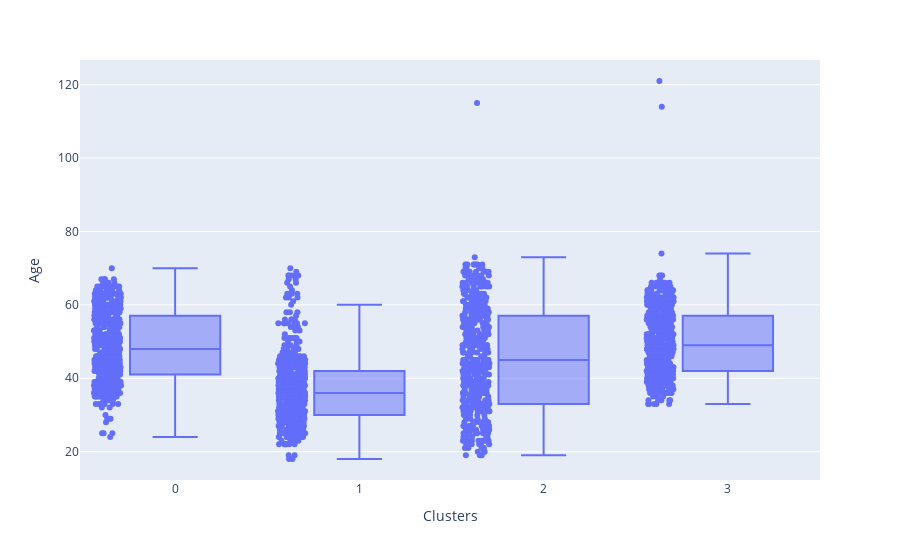
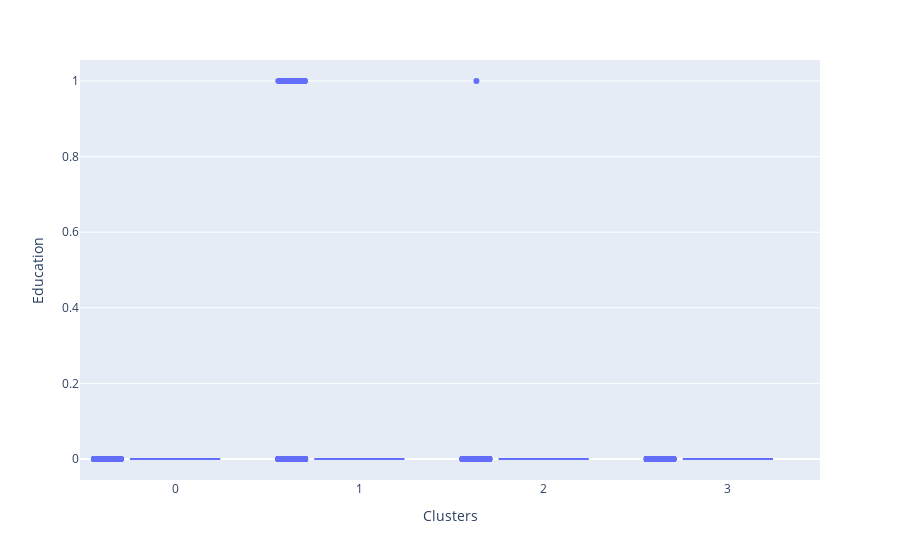
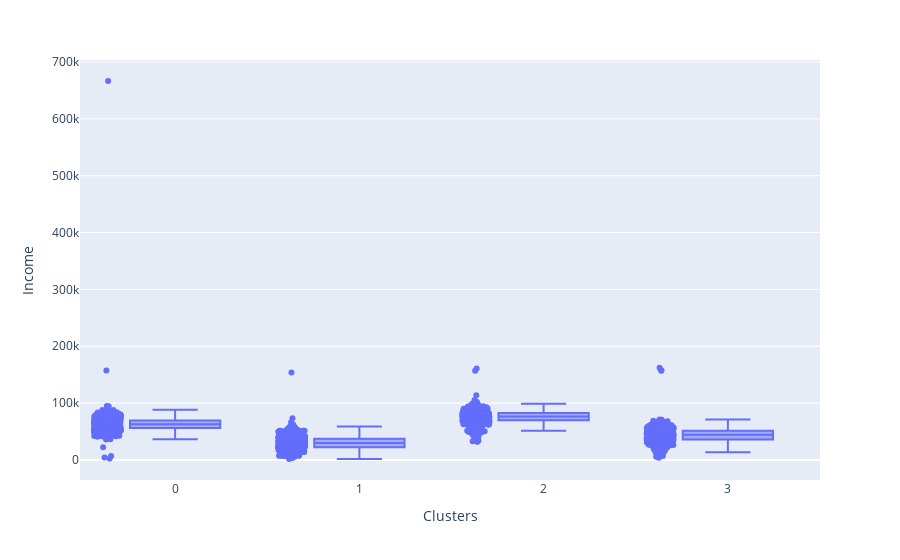
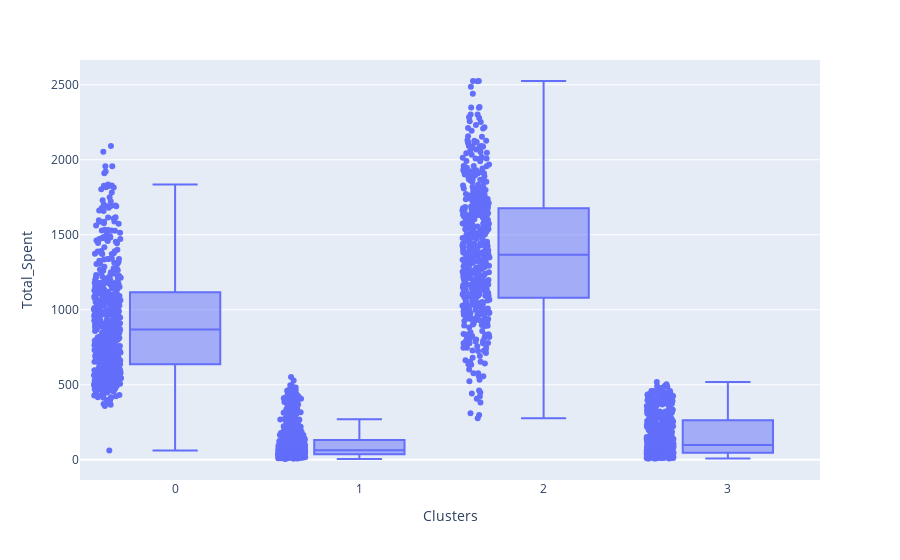

The notebook cell these images were saved under, in order:
### Code cell
ft=[ 'Age','Education', 'Income', 'Total_Spent', 'Kidhome','Children',  'Recency', 'Wines', 'Fruits', 'Meat', 'Fish',
       'Sweets', 'Gold', 'Deals', 'Web', 'Catalog', 'Store', 'WebVisits','Response',   'Is_Parent', 'Accepted', ]
for i in ft:
    fig = px.box(df,x="Clusters", y=i, points="all")
    fig.show()

### Figure 1 — Plotly figure (JSON) as saved in the notebook; plotly's stock layout.template omitted (floating-point values rounded to 4 significant figures; data arrays with more than 128 entries replaced by an {"elided": "..."} marker saying what was removed)
{"data": [{"alignmentgroup": "True", "boxpoints": "all", "hovertemplate": "Clusters=%{x}<br>Age=%{y}<extra></extra>", "legendgroup": "", "marker": {"color": "#636efa"}, "name": "", "notched": false, "offsetgroup": "", "orientation": "v", "showlegend": false, "type": "box", "x": {"elided": "2240 int values"}, "x0": " ", "xaxis": "x", "y": {"elided": "2240 int values"}, "y0": " ", "yaxis": "y"}], "layout": {"boxmode": "group", "legend": {"tracegroupgap": 0}, "margin": {"t": 60}, "xaxis": {"anchor": "y", "domain": [0, 1], "title": {"text": "Clusters"}}, "yaxis": {"anchor": "x", "domain": [0, 1], "title": {"text": "Age"}}}}

### Figure 2 — Plotly figure (JSON) as saved in the notebook; plotly's stock layout.template omitted (floating-point values rounded to 4 significant figures; data arrays with more than 128 entries replaced by an {"elided": "..."} marker saying what was removed)
{"data": [{"alignmentgroup": "True", "boxpoints": "all", "hovertemplate": "Clusters=%{x}<br>Education=%{y}<extra></extra>", "legendgroup": "", "marker": {"color": "#636efa"}, "name": "", "notched": false, "offsetgroup": "", "orientation": "v", "showlegend": false, "type": "box", "x": {"elided": "2240 int values"}, "x0": " ", "xaxis": "x", "y": {"elided": "2240 int values"}, "y0": " ", "yaxis": "y"}], "layout": {"boxmode": "group", "legend": {"tracegroupgap": 0}, "margin": {"t": 60}, "xaxis": {"anchor": "y", "domain": [0, 1], "title": {"text": "Clusters"}}, "yaxis": {"anchor": "x", "domain": [0, 1], "title": {"text": "Education"}}}}

### Figure 3 — Plotly figure (JSON) as saved in the notebook; plotly's stock layout.template omitted (floating-point values rounded to 4 significant figures; data arrays with more than 128 entries replaced by an {"elided": "..."} marker saying what was removed)
{"data": [{"alignmentgroup": "True", "boxpoints": "all", "hovertemplate": "Clusters=%{x}<br>Income=%{y}<extra></extra>", "legendgroup": "", "marker": {"color": "#636efa"}, "name": "", "notched": false, "offsetgroup": "", "orientation": "v", "showlegend": false, "type": "box", "x": {"elided": "2240 int values"}, "x0": " ", "xaxis": "x", "y": {"elided": "2240 float values"}, "y0": " ", "yaxis": "y"}], "layout": {"boxmode": "group", "legend": {"tracegroupgap": 0}, "margin": {"t": 60}, "xaxis": {"anchor": "y", "domain": [0, 1], "title": {"text": "Clusters"}}, "yaxis": {"anchor": "x", "domain": [0, 1], "title": {"text": "Income"}}}}

### Figure 4 — Plotly figure (JSON) as saved in the notebook; plotly's stock layout.template omitted (floating-point values rounded to 4 significant figures; data arrays with more than 128 entries replaced by an {"elided": "..."} marker saying what was removed)
{"data": [{"alignmentgroup": "True", "boxpoints": "all", "hovertemplate": "Clusters=%{x}<br>Total_Spent=%{y}<extra></extra>", "legendgroup": "", "marker": {"color": "#636efa"}, "name": "", "notched": false, "offsetgroup": "", "orientation": "v", "showlegend": false, "type": "box", "x": {"elided": "2240 int values"}, "x0": " ", "xaxis": "x", "y": {"elided": "2240 int values"}, "y0": " ", "yaxis": "y"}], "layout": {"boxmode": "group", "legend": {"tracegroupgap": 0}, "margin": {"t": 60}, "xaxis": {"anchor": "y", "domain": [0, 1], "title": {"text": "Clusters"}}, "yaxis": {"anchor": "x", "domain": [0, 1], "title": {"text": "Total_Spent"}}}}
